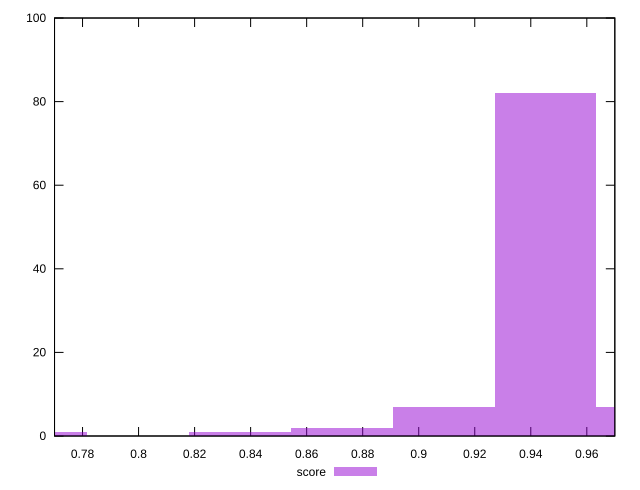

This figure's gnuplot source:
reset

$score <<EOF
0.7634711998683237 1
0.9452500569798293 82
0.8725385141352271 2
0.8361827427129259 1
0.9816058284021304 7
0.9088942855575282 7
EOF

set key outside below
set boxwidth 0.03635577142230113
set xrange [0.77:0.97]
set yrange [0:100]
set trange [0:100]
set style fill transparent solid 0.5 noborder
set terminal svg size 640, 490 enhanced background rgb 'white'
set output "report_0_00242021-02-20T12:25:28.543Z/mainthread-work-breakdown/samples/pages+cached/score/histogram.svg"

plot $score title "score" with boxes

reset
